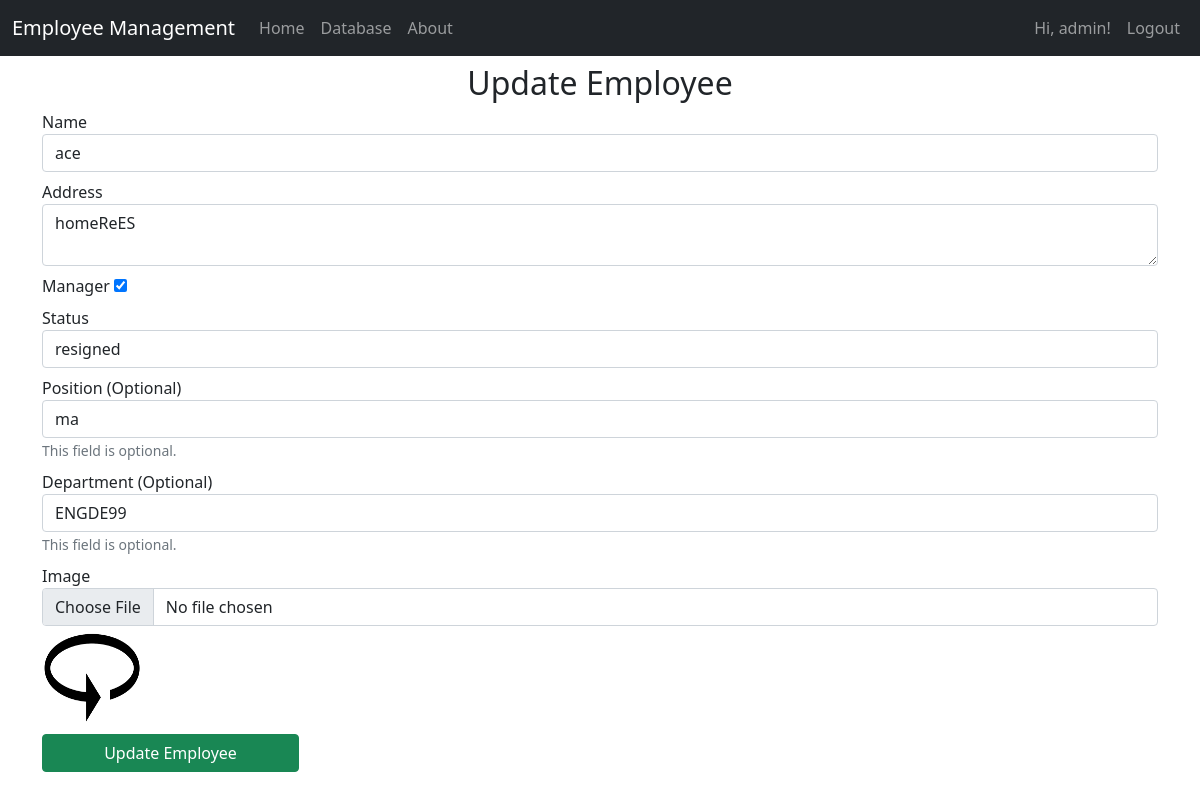
Screenshot of /update/employee/3 (signed in) with the database file from the repository.
### employeemanagement_apk/models.py (models this page shows, shortened)
class Employee(models.Model):
    name = models.CharField(max_length=100)
    address = models.TextField(max_length=200)
    manager = models.BooleanField(default=False)
    status = models.ForeignKey(Status, on_delete=models.SET_NULL, null=True, default=None)
    image = models.ImageField(upload_to='images/')
    department = models.ForeignKey(Department, on_delete=models.SET_NULL, null=True, default=None, blank=True)
    position = models.ForeignKey(Position, on_delete=models.SET_NULL, null=True, default=None, blank=True)

### employeemanagement_apk/views.py (the view)
# urls.py: path('update/employee/<int:employee_id>', views.update_employee, name='update_employee'),
@login_required(login_url='index')
def update_employee(request, employee_id):
    employee = get_object_or_404(Employee, pk=employee_id)
    form, redirect_obj = handle_form(request, EmployeeForm, instance=employee, success_message='Employee updated successfully.')
    print(f'Redirect Object: {redirect_obj}')
    if redirect_obj:
        return redirect_obj
    else:
        statuses = Status.objects.all()  # Fetch all statuses
        positions = Position.objects.all()  # Fetch all positions
        departments = Department.objects.all()  # Fetch all departments
        return render(request, 'model/employee_update.html', {
            'form': form,
            'statuses': statuses,
            'positions': positions,
            'departments': departments,
        })

### employeemanagement_apk/forms.py
class EmployeeForm(forms.ModelForm):
    class Meta:
        model = Employee
        fields = ['name', 'address', 'manager', 'status', 'position', 'department', 'image']
        widgets = {
            'position': forms.Select(attrs={'required': 'false'}),
            'department': forms.Select(attrs={'required': 'false'}),
        }
    def __init__(self, *args, **kwargs):
        super().__init__(*args, **kwargs)
        self.fields['position'].help_text = "Optional: Select a position if applicable."
        self.fields['department'].help_text = "Optional: Select a department if applicable."

### employeemanagement_apk/views.py (called while the page is built)
def handle_form(request, form_class, instance=None, success_message='', redirect_url='database'):
    redirect_obj = None  # Initialize redirect_obj
    form = form_class(request.POST or None, request.FILES or None, instance=instance)
    if request.method == 'POST' and form.is_valid():
        form.save()
        messages.success(request, success_message)
        redirect_obj = redirect(redirect_url)
    return form, redirect_obj

### employeemanagement_apk/templates/model/employee_update.html (shortened to what this page needs)
{% extends "base.html" %}
{% block content %}
    <h2 class="text-center">Update Employee</h2>
    <form method="post" action="" enctype="multipart/form-data">
        <div class="form-group mb-2">
            <label for="name">Name</label>
            <input type="text" name="name" class="form-control" value="{{ form.name.value }}" required>
        </div>
        <div class="form-group mb-2">
            <label for="address">Address</label>
            <textarea name="address" class="form-control" required>{{ form.address.value }}</textarea>
        </div>
        <div class="form-group mb-2">
            <label for="manager">Manager</label>
            <input type="checkbox" name="manager" {% if form.manager.value %}checked{% endif %}>
        </div>
        <div class="form-group mb-2">
            <label for="status">Status</label>
            <select name="status" class="form-control" required>
                {% for status in statuses %}
                    <option value="{{ status.id }}" {% if status.id == form.status.value %}selected{% endif %}>
                        {{ status.em_status }}
                    </option>
                {% endfor %}
            </select>
        </div>
        <div class="form-group mb-2">
            <label for="position">Position (Optional)</label>
            <select name="position" class="form-control">
                {% for position in positions %}
                    <option value="{{ position.id }}" {% if position.id == form.position.value %}selected{% endif %}>
                        {{ position.name }}
                    </option>
                {% endfor %}
            </select>
            <small class="form-text text-muted">This field is optional.</small>
        </div>
        <div class="form-group mb-2">
            <label for="department">Department (Optional)</label>
            <select name="department" class="form-control">
                {% for department in departments %}
                    <option value="{{ department.id }}" {% if department.id == form.department.value %}selected{% endif %}>
                        {{ department.name }}
                    </option>
                {% endfor %}
            </select>
            <small class="form-text text-muted">This field is optional.</small>
        </div>
        <div class="form-group mb-2">
            <label for="image">Image</label>
            <input type="file" name="image" class="form-control">
            {% if form.instance.image %}
                <img src="{{ form.instance.image.url }}" width="100" height="100" alt="Current Image">
            {% endif %}
        </div>
        <input type="save" value="Update Employee" class="btn btn-success">
    </form>
{% endblock %}

### employeemanagement_apk/templates/base.html (shortened to what this page needs)
<!DOCTYPE html>
<html lang="en">
<head>
    <link href="https://cdn.jsdelivr.net/npm/bootstrap@5.0.2/dist/css/bootstrap.min.css" rel="stylesheet">
</head>
<body>
    <nav class="navbar navbar-expand-lg navbar-dark bg-dark">
        <div class="container-fluid">
          <a class="navbar-brand" href="/">Employee Management</a>
          <div class="collapse navbar-collapse" id="navbarNav">
            <ul class="navbar-nav">
              <li class="nav-item">
                <a class="nav-link" aria-current="page" href="/">Home</a>
              </li>
              <li class="nav-item">
                <a class="nav-link" href="/database">Database</a>
              </li>
              <li class="nav-item">
                <a class="nav-link" href="/about">About</a>
              </li>
            </ul>
            {% if user.is_authenticated %}
            <ul class="navbar-nav ms-auto">
                <li class="nav-text">
                    <span class="nav-link">Hi, {{ user.username }}!</span>
                </li>
                <li class="nav-item">
                    <a class="nav-link" href="/logout">Logout</a>
                </li>
            </ul>
            {% endif %}
          </div>
        </div>
      </nav>
    <div class="container my-2">
        {% block content %}
        {%endblock%}
    </div>
</body>
</html>

### rows the page displays
Employee: name "ace", address "homeReES", instance.image (picture)

### other values shown
{{ user.username }} "admin"
form field status "resigned"
form field position "ma"
form field department "ENGDE99"
